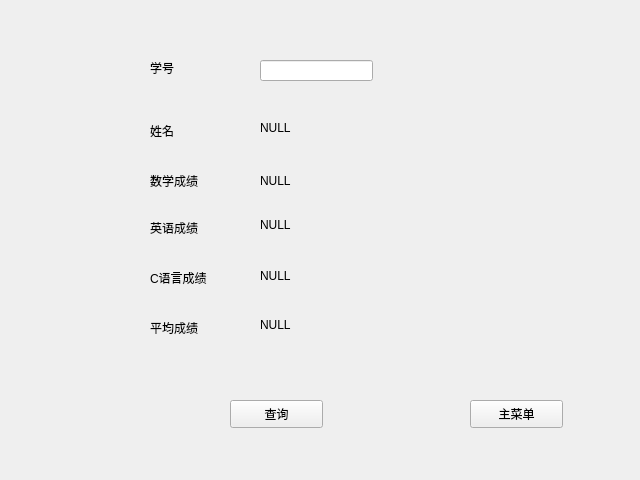
<?xml version="1.0" encoding="UTF-8"?>
<ui version="4.0">
 <class>SelectWidget</class>
 <widget class="QWidget" name="SelectWidget">
  <property name="geometry">
   <rect>
    <x>0</x>
    <y>0</y>
    <width>640</width>
    <height>480</height>
   </rect>
  </property>
  <property name="windowTitle">
   <string>Form</string>
  </property>
  <widget class="QPushButton" name="returnButton">
   <property name="geometry">
    <rect>
     <x>470</x>
     <y>400</y>
     <width>93</width>
     <height>28</height>
    </rect>
   </property>
   <property name="text">
    <string>主菜单</string>
   </property>
  </widget>
  <widget class="QLabel" name="idLabel">
   <property name="geometry">
    <rect>
     <x>150</x>
     <y>60</y>
     <width>72</width>
     <height>15</height>
    </rect>
   </property>
   <property name="text">
    <string>学号</string>
   </property>
  </widget>
  <widget class="QLineEdit" name="idLineEdit">
   <property name="geometry">
    <rect>
     <x>260</x>
     <y>60</y>
     <width>113</width>
     <height>21</height>
    </rect>
   </property>
  </widget>
  <widget class="QLabel" name="nameLabel">
   <property name="geometry">
    <rect>
     <x>150</x>
     <y>120</y>
     <width>72</width>
     <height>21</height>
    </rect>
   </property>
   <property name="text">
    <string>姓名</string>
   </property>
  </widget>
  <widget class="QLabel" name="showNameLabel">
   <property name="geometry">
    <rect>
     <x>260</x>
     <y>120</y>
     <width>111</width>
     <height>16</height>
    </rect>
   </property>
   <property name="text">
    <string>NULL</string>
   </property>
  </widget>
  <widget class="QLabel" name="mathLabel">
   <property name="geometry">
    <rect>
     <x>150</x>
     <y>170</y>
     <width>72</width>
     <height>21</height>
    </rect>
   </property>
   <property name="text">
    <string>数学成绩</string>
   </property>
  </widget>
  <widget class="QLabel" name="showMathLabel">
   <property name="geometry">
    <rect>
     <x>260</x>
     <y>170</y>
     <width>111</width>
     <height>21</height>
    </rect>
   </property>
   <property name="text">
    <string>NULL</string>
   </property>
  </widget>
  <widget class="QLabel" name="enLabel">
   <property name="geometry">
    <rect>
     <x>150</x>
     <y>220</y>
     <width>72</width>
     <height>15</height>
    </rect>
   </property>
   <property name="text">
    <string>英语成绩</string>
   </property>
  </widget>
  <widget class="QLabel" name="showEnLabel">
   <property name="geometry">
    <rect>
     <x>260</x>
     <y>215</y>
     <width>111</width>
     <height>20</height>
    </rect>
   </property>
   <property name="text">
    <string>NULL</string>
   </property>
  </widget>
  <widget class="QLabel" name="cLabel">
   <property name="geometry">
    <rect>
     <x>150</x>
     <y>270</y>
     <width>72</width>
     <height>15</height>
    </rect>
   </property>
   <property name="text">
    <string>C语言成绩</string>
   </property>
  </widget>
  <widget class="QLabel" name="showCLabel">
   <property name="geometry">
    <rect>
     <x>260</x>
     <y>265</y>
     <width>111</width>
     <height>21</height>
    </rect>
   </property>
   <property name="text">
    <string>NULL</string>
   </property>
  </widget>
  <widget class="QLabel" name="avgLabel">
   <property name="geometry">
    <rect>
     <x>150</x>
     <y>320</y>
     <width>72</width>
     <height>15</height>
    </rect>
   </property>
   <property name="text">
    <string>平均成绩</string>
   </property>
  </widget>
  <widget class="QLabel" name="showAvgLabel">
   <property name="geometry">
    <rect>
     <x>260</x>
     <y>315</y>
     <width>111</width>
     <height>20</height>
    </rect>
   </property>
   <property name="text">
    <string>NULL</string>
   </property>
  </widget>
  <widget class="QPushButton" name="selectButton">
   <property name="geometry">
    <rect>
     <x>230</x>
     <y>400</y>
     <width>93</width>
     <height>28</height>
    </rect>
   </property>
   <property name="text">
    <string>查询</string>
   </property>
  </widget>
 </widget>
 <resources/>
 <connections/>
</ui>
